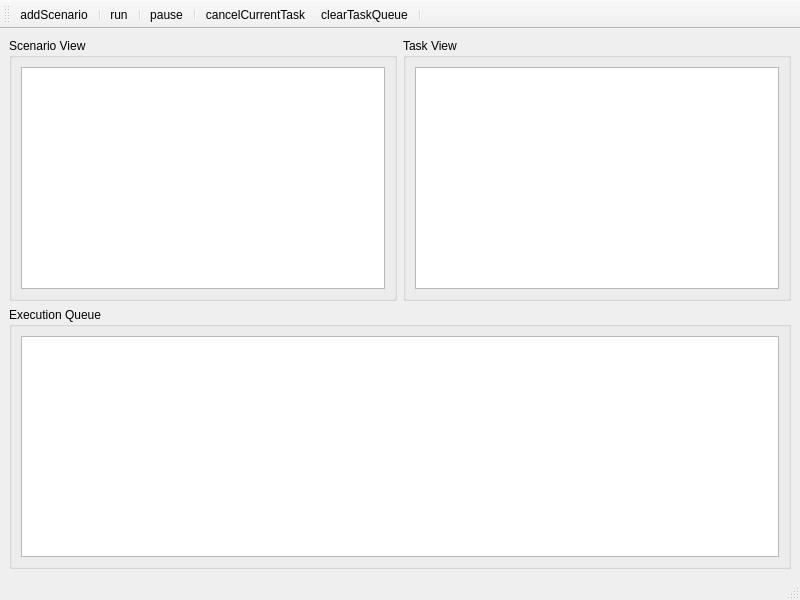
<?xml version="1.0" encoding="UTF-8"?>
<ui version="4.0">
 <class>MainWindow</class>
 <widget class="QMainWindow" name="MainWindow">
  <property name="enabled">
   <bool>true</bool>
  </property>
  <property name="geometry">
   <rect>
    <x>0</x>
    <y>0</y>
    <width>800</width>
    <height>600</height>
   </rect>
  </property>
  <property name="windowTitle">
   <string>Device Monitor</string>
  </property>
  <widget class="QWidget" name="centralwidget">
   <layout class="QGridLayout" name="gridLayout_6">
    <item row="0" column="0">
     <layout class="QGridLayout" name="gridLayout_5">
      <item row="0" column="0">
       <layout class="QGridLayout" name="gridLayout_4">
        <item row="0" column="0">
         <widget class="QGroupBox" name="groupBox">
          <property name="title">
           <string>Scenario View</string>
          </property>
          <layout class="QGridLayout" name="gridLayout">
           <item row="0" column="0">
            <widget class="QTreeView" name="senarioTreeView">
             <property name="enabled">
              <bool>true</bool>
             </property>
             <property name="contextMenuPolicy">
              <enum>Qt::CustomContextMenu</enum>
             </property>
             <property name="editTriggers">
              <set>QAbstractItemView::NoEditTriggers</set>
             </property>
             <property name="selectionMode">
              <enum>QAbstractItemView::ExtendedSelection</enum>
             </property>
             <attribute name="headerVisible">
              <bool>false</bool>
             </attribute>
            </widget>
           </item>
          </layout>
         </widget>
        </item>
        <item row="0" column="1">
         <widget class="QGroupBox" name="groupBox_2">
          <property name="title">
           <string>Task View</string>
          </property>
          <layout class="QGridLayout" name="gridLayout_2">
           <item row="0" column="0">
            <widget class="QListView" name="taskListView"/>
           </item>
          </layout>
         </widget>
        </item>
       </layout>
      </item>
      <item row="1" column="0">
       <widget class="QGroupBox" name="groupBox_3">
        <property name="title">
         <string>Execution Queue</string>
        </property>
        <layout class="QGridLayout" name="gridLayout_3">
         <item row="0" column="0">
          <widget class="QTreeView" name="queueTreeView">
           <property name="contextMenuPolicy">
            <enum>Qt::CustomContextMenu</enum>
           </property>
           <property name="selectionMode">
            <enum>QAbstractItemView::ExtendedSelection</enum>
           </property>
           <attribute name="headerVisible">
            <bool>false</bool>
           </attribute>
          </widget>
         </item>
        </layout>
       </widget>
      </item>
     </layout>
    </item>
   </layout>
  </widget>
  <widget class="QStatusBar" name="statusbar"/>
  <widget class="QToolBar" name="toolBar">
   <property name="enabled">
    <bool>true</bool>
   </property>
   <property name="windowTitle">
    <string>toolBar</string>
   </property>
   <attribute name="toolBarArea">
    <enum>TopToolBarArea</enum>
   </attribute>
   <attribute name="toolBarBreak">
    <bool>false</bool>
   </attribute>
   <addaction name="actionAddScenario"/>
   <addaction name="separator"/>
   <addaction name="actionRun"/>
   <addaction name="separator"/>
   <addaction name="actionPause"/>
   <addaction name="separator"/>
   <addaction name="actionCancelCurrentTask"/>
   <addaction name="actionClearTaskQueue"/>
   <addaction name="separator"/>
  </widget>
  <action name="actionAddScenario">
   <property name="icon">
    <iconset resource="resources_rc.qrc">
     <normaloff>:/icons/icons/scenario.png</normaloff>:/icons/icons/scenario.png</iconset>
   </property>
   <property name="text">
    <string>addScenario</string>
   </property>
   <property name="toolTip">
    <string>add a new scenario</string>
   </property>
  </action>
  <action name="actionRun">
   <property name="icon">
    <iconset resource="resources_rc.qrc">
     <normaloff>:/icons/icons/run.png</normaloff>:/icons/icons/run.png</iconset>
   </property>
   <property name="text">
    <string>run</string>
   </property>
   <property name="toolTip">
    <string>start task runner</string>
   </property>
  </action>
  <action name="actionPause">
   <property name="icon">
    <iconset resource="resources_rc.qrc">
     <normaloff>:/icons/icons/pause.png</normaloff>:/icons/icons/pause.png</iconset>
   </property>
   <property name="text">
    <string>pause</string>
   </property>
   <property name="toolTip">
    <string>pause task runner</string>
   </property>
  </action>
  <action name="actionAddToExecutionQueue">
   <property name="icon">
    <iconset resource="resources_rc.qrc">
     <normaloff>:/icons/icons/add.png</normaloff>:/icons/icons/add.png</iconset>
   </property>
   <property name="text">
    <string>addToExecutionQueue</string>
   </property>
   <property name="toolTip">
    <string>add the test case to execution queue</string>
   </property>
  </action>
  <action name="actionRemoveCase">
   <property name="icon">
    <iconset resource="resources_rc.qrc">
     <normaloff>:/icons/icons/minus.png</normaloff>:/icons/icons/minus.png</iconset>
   </property>
   <property name="text">
    <string>removeCase</string>
   </property>
   <property name="toolTip">
    <string>remove a case from scenario</string>
   </property>
  </action>
  <action name="actionCaseDetails">
   <property name="icon">
    <iconset resource="resources_rc.qrc">
     <normaloff>:/icons/icons/case_detail.png</normaloff>:/icons/icons/case_detail.png</iconset>
   </property>
   <property name="text">
    <string>caseDetails</string>
   </property>
   <property name="toolTip">
    <string>case parameters</string>
   </property>
  </action>
  <action name="actionRemoveScenario">
   <property name="icon">
    <iconset resource="resources_rc.qrc">
     <normaloff>:/icons/icons/minus.png</normaloff>:/icons/icons/minus.png</iconset>
   </property>
   <property name="text">
    <string>removeScenario</string>
   </property>
   <property name="toolTip">
    <string>remove a scenario from DUT</string>
   </property>
  </action>
  <action name="actionCancelCurrentTask">
   <property name="icon">
    <iconset resource="resources_rc.qrc">
     <normaloff>:/icons/icons/cancel_current.png</normaloff>:/icons/icons/cancel_current.png</iconset>
   </property>
   <property name="text">
    <string>cancelCurrentTask</string>
   </property>
   <property name="toolTip">
    <string>cancel current running task</string>
   </property>
  </action>
  <action name="actionClearTaskQueue">
   <property name="icon">
    <iconset resource="resources_rc.qrc">
     <normaloff>:/icons/icons/cancel_all.png</normaloff>:/icons/icons/cancel_all.png</iconset>
   </property>
   <property name="text">
    <string>clearTaskQueue</string>
   </property>
   <property name="toolTip">
    <string>clear the task queue</string>
   </property>
  </action>
  <action name="actionRemoveFromQueue">
   <property name="icon">
    <iconset resource="resources_rc.qrc">
     <normaloff>:/icons/icons/minus.png</normaloff>:/icons/icons/minus.png</iconset>
   </property>
   <property name="text">
    <string>removeFromQueue</string>
   </property>
   <property name="toolTip">
    <string>remove task from queue</string>
   </property>
  </action>
  <action name="actionClearResults">
   <property name="icon">
    <iconset resource="resources_rc.qrc">
     <normaloff>:/icons/icons/clear_results.png</normaloff>:/icons/icons/clear_results.png</iconset>
   </property>
   <property name="text">
    <string>clearResults</string>
   </property>
   <property name="toolTip">
    <string>clear all results</string>
   </property>
  </action>
 </widget>
 <resources>
  <include location="resources_rc.qrc"/>
 </resources>
 <connections/>
</ui>
